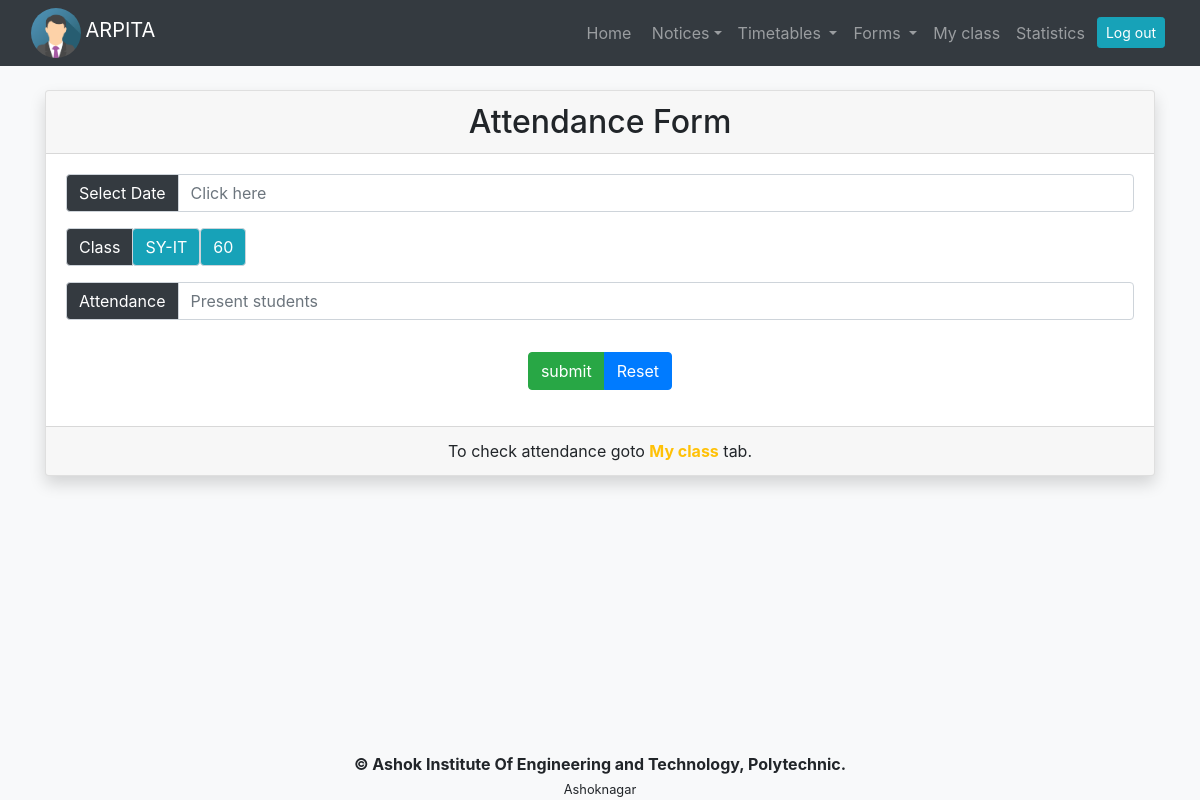
The app's page /attendance.php (signed in) with its own data.
### tables this page shows
CREATE TABLE `teachers` (
  `name` text NOT NULL,
  `surname` text NOT NULL,
  `email` varchar(40) NOT NULL,
  `password` text NOT NULL,
  `position` text NOT NULL,
  `dept` varchar(20) NOT NULL
);

CREATE TABLE `class` (
  `nam` text NOT NULL,
  `department` varchar(20) NOT NULL,
  `strength` int(20) NOT NULL,
  `cteacher` varchar(40) NOT NULL
);

### session.php (called while the page is built, shortened)
<?php
   include('connect.php');
   $user_check = $_SESSION['login_user'];
   $ses_sql = mysqli_query($conn,"select name,surname,email,position,dept from teachers where email = '$user_check'");
   $row = mysqli_fetch_array($ses_sql,MYSQLI_ASSOC);
   $login_session = $row['email'];
   $position = $row['position'];
   $name = $row['name'];
?>

### attendance.php (the view, shortened to what this page needs)
<?php
  include 'session.php';
  if(strcmp($position,'principal') == 0){
    include 'ch_teacher.php';
    include_once('principal.header.php');
  }else{
    include_once('teacher.header.php');
  }
  include 'connect.php';
  $query = "SELECT nam,department,strength FROM class WHERE cteacher='$login_session'";
  $result = mysqli_query($conn,$query);
  $data = mysqli_fetch_array($result,MYSQLI_ASSOC);
  $name = $data["nam"];
  $div = $data["department"];
  $total = $data["strength"];
  $className = "".strtoupper($name)."-".strtoupper($div)."";
?>
<div class="container text-center">
  <div class="card shadow mt-4">
    <div class="card-header">
      <h2 class="card-text">Attendance Form</h2>
    </div>
    <div class="card-body">
      <form method="post" action="<?php echo htmlspecialchars($_SERVER["PHP_SELF"]);?>">
        <div class="input-group mb-3">
          <div class="input-group-prepend">
            <span class="input-group-text bg-dark text-white">Select Date</span>
          </div>
          <input class="form-control" name="date" type="text" id="datepicker" placeholder="Click here" required>
        </div>
        <div class="input-group mb-3">
          <div class="input-group-prepend">
            <span class="input-group-text bg-dark text-white">Class</span>
          </div>
          <span class="input-group-text bg-info text-white"><?php echo $className;?></span>
          <span class="input-group-text bg-info text-white"><?php echo $total;?></span>
        </div>
        <div class="input-group mb-3">
          <div class="input-group-prepend">
            <span class="input-group-text bg-dark text-white">Attendance</span>
          </div>
          <input type="number" name="present" class="form-control" placeholder="Present students" required>
        </div>
        <div class="btn-group mt-3">
          <input type="submit" value="submit" class="btn  btn-success">
          <a href="attendance" class="btn  btn-primary">Reset</a>
        </div>
      </form>
    </div>
    <div class="card-footer">
      <p class="card-text">To check attendance goto <strong class="text-warning">My class</strong> tab.</p>
    </div>
  </div>
</div>
<?php
include_once("page.footer.php");
?>

### teacher.header.php (shortened to what this page needs)
<!DOCTYPE html>
<html>
  <head>
    <link href = "main.css" rel = "stylesheet">
    <link  rel = "stylesheet" href = "bootstrap.min.css">
    <link  rel = "stylesheet" href = "jquery-ui-1.12.1/jquery-ui.min.css">
  </head>
  <body class="bg-light">
    <nav class="navbar navbar-expand-sm bg-dark navbar-dark sticky-top">
      <div class="container-fluid">
        <div class="navbar-header">
          <a href="user"><img src="img_avatar.png" alt="Avatar" class="avatar" title="profile"></a>
          <a href="user" class="navbar-brand"><?php include('session.php'); echo strtoupper($name);?></a>
        </div>
        <div id="main-navbar">
          <ul class="nav navbar-nav navbar-right">
            <li class="nav-item"><a class="nav-link" href="user">Home</a></li>
            <li class="dropdown">
              <a href="#" class="nav-link dropdown-toggle" data-toggle="dropdown" id="toggle"><span class="bg-danger text-white count"></span>&nbsp;Notices</a>
            </li>
            <li class="nav-item dropdown">
              <a class="nav-link dropdown-toggle" href="#" id="tt" data-toggle="dropdown">
                Timetables
              </a>
            </li>
            <li class="nav-item dropdown">
              <a class="nav-link dropdown-toggle" href="#" id="forms" data-toggle="dropdown">
                Forms
              </a>
            </li>
            <li class="nav-item">
              <a class="nav-link" data-toggle="tooltip" title="Classes assigned to me" href="tasks">My class</a>
            </li>
            <li class="nav-item">
              <a class="nav-link" href="graphs">Statistics</a>
            </li>
            <li class="nav-item">
              <a class="btn btn-sm btn-info m-1" href="logout">Log out</a>
            </li>
          </ul>
        </div>
      </div>
    </nav>

### main.css (style rules this page uses)
.avatar { vertical-align: middle; width: 50px; height: 50px; border-radius: 50%; }

### records on screen
teachers: name "ARPITA"
class: className "SY-IT", strength "60"
